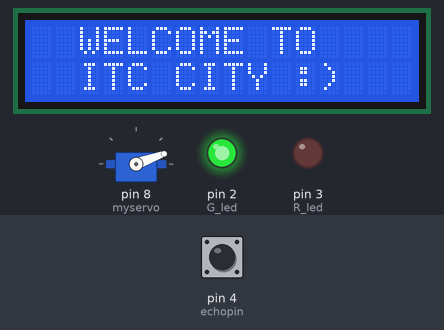
Bench run of a sketch on a simulated Arduino Uno, built with avr-gcc and run on an emulated ATmega328P. Parts: 16×2 character LCD, servo, output pins drawn as LEDs (lit = HIGH). The test bench sets the inputs (shaded band); at power-on: pin 4 (echopin) LOW. Pins used as bus, display or sensor lines are not drawn; what the sketch prints to the serial monitor is not drawn.

Above: at 1.3 s.
1.4 s: pin 4 (echopin) pulsed HIGH 5 times (0.12 s each, 0.3 s apart)
At 5.2 s:
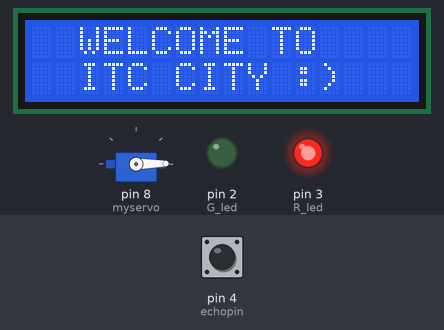
At 7.6 s:
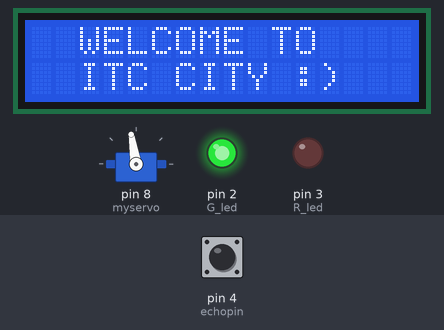
Timing chart, 0 to 9.1 s (numbered marks = the images above; inputs shaded):
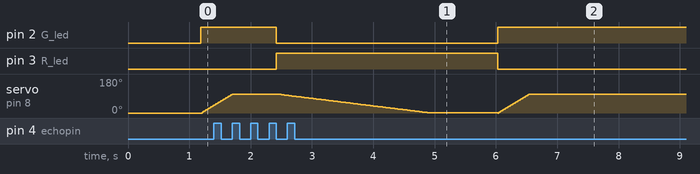

The sketch:

car_parking_servo.ino
```cpp
#include <LiquidCrystal_I2C.h>

LiquidCrystal_I2C lcd(0x27,16,2);
#include <Servo.h>
Servo myservo;

#define G_led 2 // choose the pin for the Green Led
#define R_led 3 // choose the pin for the Red Led

#define echopin 4 // echo pin
#define trigpin 5 // Trigger pin

int cm; // Duration used to calculate distance
int degree=0, flag=0;
int set_time=1000;
long rememTime;

void setup() // put your setup code here, to run once
{
  lcd.init();
  lcd.clear();
  lcd.backlight();      // Make sure backlight is on

  // Print a message on both lines of the LCD.
  lcd.setCursor(1,0);   //Set cursor to character 2 on line 0
  //lcd.print(" ");

  lcd.setCursor(2,0);   //Move cursor to character 2 on line 1
  lcd.print("WELCOME TO");

  lcd.setCursor(2,1);
  lcd.print("ITC CITY :)");
Serial.begin(9600);// initialize serial communication at 9600 bits per second:

myservo.attach(8); // declare Servo Motor as output
myservo.write(degree);

pinMode(R_led,OUTPUT); // declare Red LED as output
pinMode(G_led,OUTPUT); // declare Green LED as output

pinMode(trigpin, OUTPUT); // declare ultrasonic sensor Echo pin as input
pinMode(echopin, INPUT);  // declare ultrasonic sensor Trigger pin as Output

delay(100);
}

void loop(){
// Write a pulse to the HC-SR04 Trigger Pin
digitalWrite(trigpin, LOW);
delayMicroseconds(20);
digitalWrite(trigpin, HIGH);
delayMicroseconds(10);

// Measure the response from the HC-SR04 Echo Pin
long ultra_time = pulseIn (echopin, 1);
  // Determine distance from duration
  // Use 340 metres per second as speed of sound
cm =  ultra_time * 34 / 2; //34cm/ms

Serial.print("cm:");Serial.println(cm);

if(cm<8)rememTime = millis(); // set start time

if((millis()- rememTime) > set_time){
digitalWrite(G_led, 0); // LED Turn Off.
digitalWrite(R_led, 1); // LED Turn On
if(flag==1){ flag=0;
for(degree=100; degree>0; degree-=1){
myservo.write(degree);
delay(25);
  }
 }
}else{
digitalWrite(G_led, HIGH); // LED Turn On
digitalWrite(R_led, LOW); // LED Turn Off
if(flag==0){ flag=1;
for(degree=0; degree<100; degree+=1){
myservo.write(degree);
delay(5);
  }
 }
}

delay(100);
}
```

Measured:
- after the input at 1.4 s, pin 2 (G_led): HIGH → LOW after 1.0 s, → HIGH 3.6 s later; pin 3 (R_led): LOW → HIGH after 1.0 s, → LOW 3.6 s later
